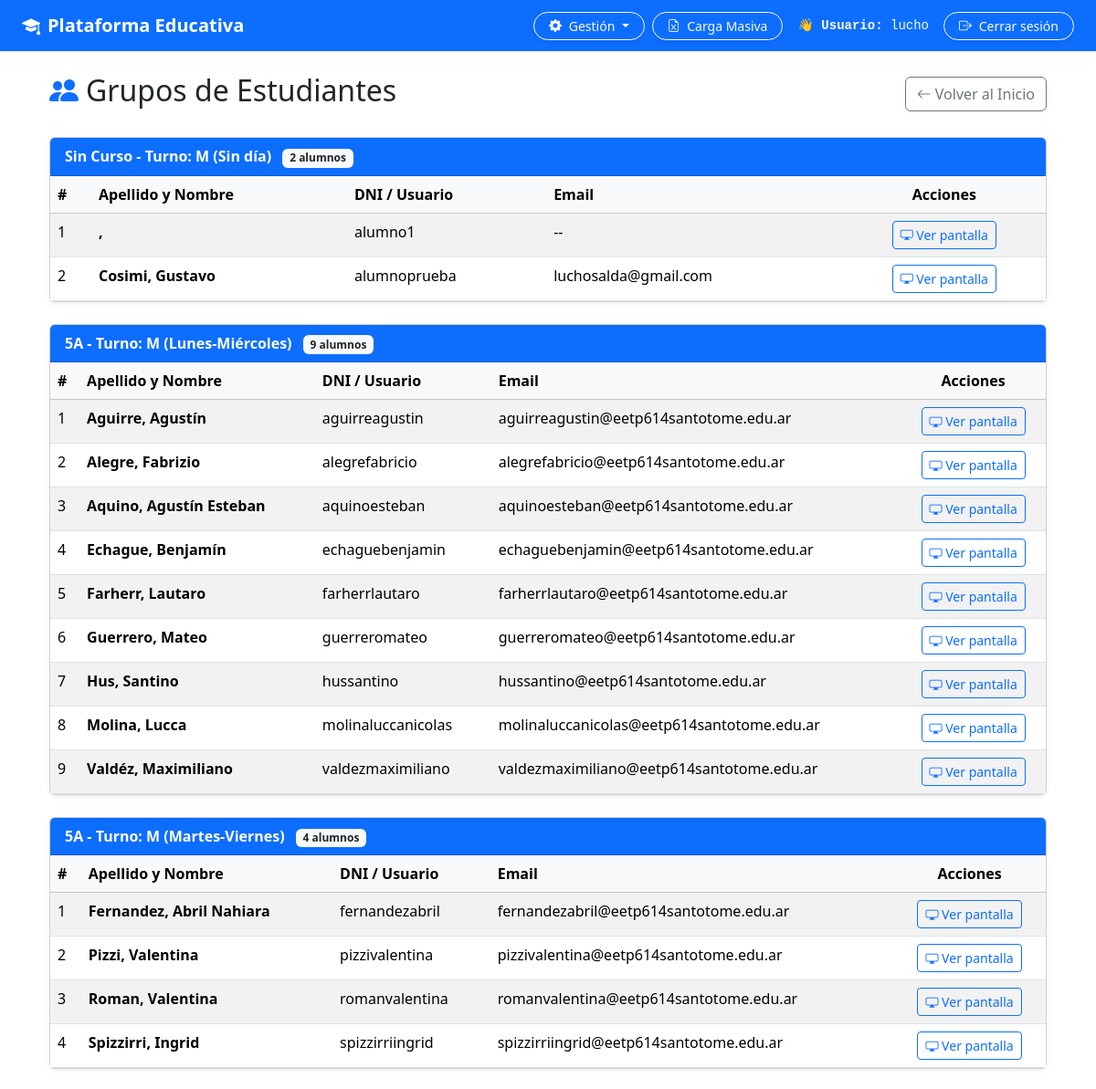
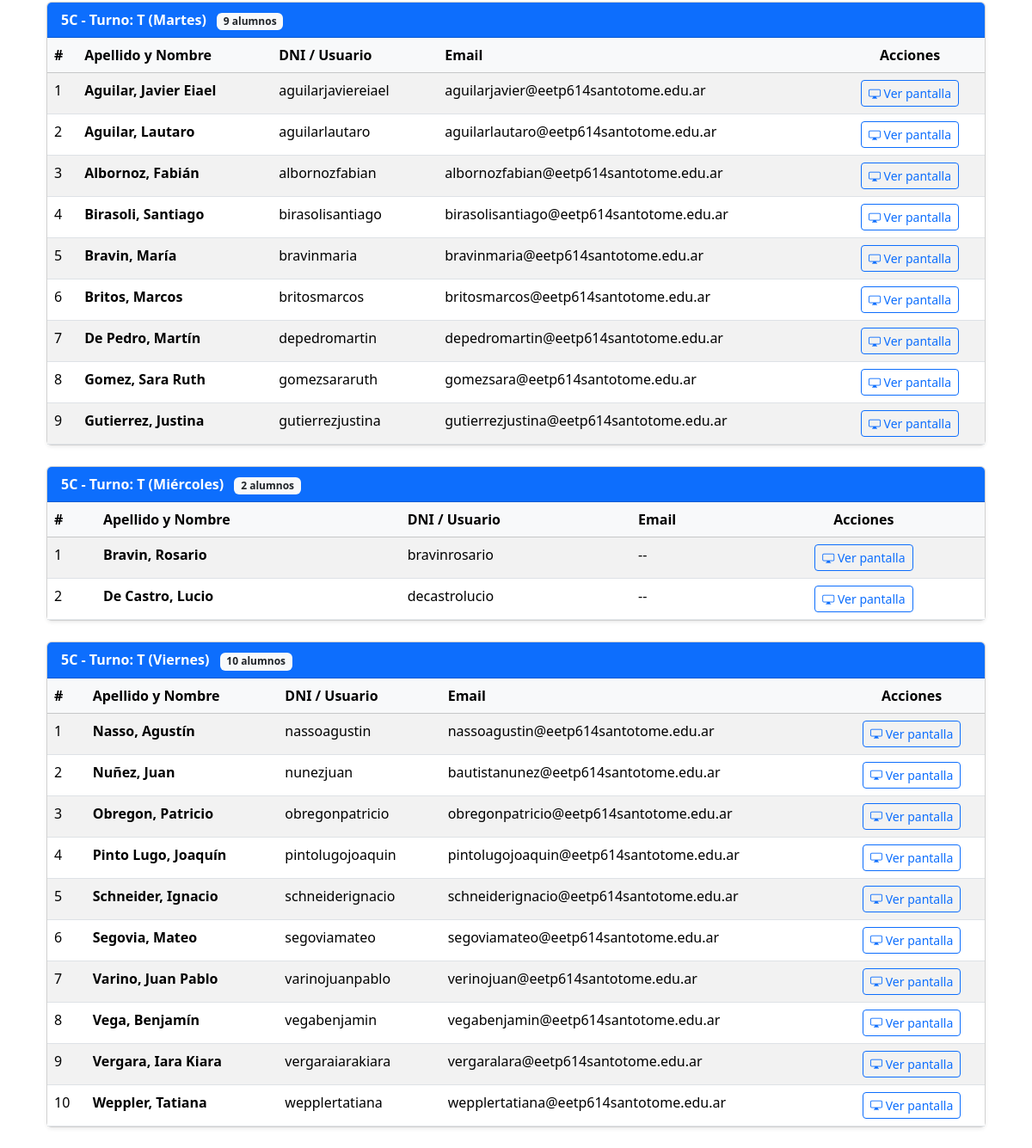
The page /gestion/grupos/ (signed in) on the database its author committed (2 pictures, top to bottom).
### usuarios/models.py (models this page shows, shortened)
class Usuario(AbstractUser):
  TURNOS = [
      ('M', 'Mañana'),
      ('T', 'Tarde'),
      ('N', 'Noche'),
  ]
  dni = models.CharField(max_length=20, unique=True, null=True, blank=True)
  curso = models.CharField(
      max_length=100,
      blank=True,
      null=True,
      help_text='Ejemplo: 5A, 5C, 6to 1ra',
  )
  turno = models.CharField(
      max_length=1,
      choices=TURNOS,
      default='M',
      help_text='Turno al que pertenece el alumno (Mañana/Tarde/Noche)',
  )
  dia_cursado = models.CharField(
      max_length=50,
      blank=True,
      null=True,
      help_text='Ejemplo: Lunes, Miércoles o Lunes,Martes',
  )
  ultimo_equipo = models.CharField(
      max_length=100,
      blank=True,
      null=True,
      help_text='Nombre de la netbook o PC usada en el último inicio de sesión (ej. ALUMNO-05)',
  )
  ultima_conexion = models.DateTimeField(
      null=True,
      blank=True,
      help_text='Última fecha y hora de actividad/login registrada',
  )

### educacion/views.py (the view)
# urls.py: path('gestion/grupos/', views.ver_grupos, name='ver_grupos'),
@login_required
def ver_grupos(request):
    if not (request.user.is_staff or request.user.is_superuser):
        messages.error(request, 'No tienes permisos para acceder a esta sección.')
        return redirect('educacion:inicio')
    alumnos = Usuario.objects.filter(
        is_superuser=False, is_staff=False
    ).order_by('curso', 'turno', 'last_name', 'first_name')
    grupos = {}
    for alumno in alumnos:
        clave_grupo = f"{alumno.curso or 'Sin Curso'} - Turno: {alumno.turno or 'N/D'} ({alumno.dia_cursado or 'Sin día'})"
        if clave_grupo not in grupos:
            grupos[clave_grupo] = []
        grupos[clave_grupo].append(alumno)
    return render(request, 'educacion/ver_grupos.html', {'grupos': grupos})

### educacion/templates/educacion/ver_grupos.html
{% extends 'base.html' %}
{% block content %}
<div class="container my-4">
  <div class="d-flex justify-content-between align-items-center mb-4">
    <h2><i class="bi bi-people-fill text-primary me-2"></i>Grupos de Estudiantes</h2>
    <a href="{% url 'educacion:inicio' %}" class="btn btn-outline-secondary">
      <i class="bi bi-arrow-left"></i> Volver al Inicio
    </a>
  </div>
  {% if grupos %}
    {% for grupo, alumnos in grupos.items %}
      <div class="card shadow-sm mb-4">
        <div class="card-header bg-primary text-white fw-bold">
          {{ grupo }} <span class="badge bg-light text-dark ms-2">{{ alumnos|length }} alumnos</span>
        </div>
        <div class="card-body p-0">
          <div class="table-responsive">
            <table class="table table-hover table-striped mb-0">
              <thead class="table-light">
                <tr>
                  <th>#</th>
                  <th>Apellido y Nombre</th>
                  <th>DNI / Usuario</th>
                  <th>Email</th>
                  <th class="text-center">Acciones</th>
                </tr>
              </thead>
              <tbody>
                {% for alumno in alumnos %}
                  <tr>
                    <td>{{ forloop.counter }}</td>
                    <td><strong>{{ alumno.last_name }}, {{ alumno.first_name }}</strong></td>
                    <td>{{ alumno.username }}</td>
                    <td>{{ alumno.email|default:"--" }}</td>
                    <td class="text-center">
                      <a href="{% url 'educacion:ver_pantalla_alumno' alumno.id %}" class="btn btn-sm btn-outline-primary">
                        <i class="bi bi-display"></i> Ver pantalla
                      </a>
                    </td>
                  </tr>
                {% endfor %}
              </tbody>
            </table>
          </div>
        </div>
      </div>
    {% endfor %}
  {% else %}
    <div class="alert alert-info shadow-sm">
      <i class="bi bi-info-circle me-2"></i> No hay estudiantes registrados actualmente.
    </div>
  {% endif %}
</div>
{% endblock %}

### templates/navbar.html (shortened to what this page needs)
{% load static %}
<nav class="navbar navbar-expand-lg navbar-dark bg-primary mb-4 shadow-sm">
    <div class="container-fluid px-4">
        <a class="navbar-brand fw-bold" href="{% url 'educacion:inicio' %}">
            <i class="bi bi-mortarboard-fill me-2"></i>Plataforma Educativa
        </a>
        <div class="collapse navbar-collapse" id="navbarNav">
            <ul class="navbar-nav ms-auto align-items-center gap-2 mt-2 mt-lg-0">
                {% if user.is_authenticated %}
                    {% if user.is_staff or user.is_superuser %}
                        <li class="nav-item dropdown">
                            <a class="btn btn-outline-light btn-sm rounded-pill px-3 dropdown-toggle shadow-sm" href="#" id="gestionDropdown" role="button" data-bs-toggle="dropdown" aria-expanded="false">
                                <i class="bi bi-gear-fill me-1"></i> Gestión
                            </a>
                        </li>
                        <li class="nav-item">
                            <a class="btn btn-outline-light btn-sm rounded-pill px-3 shadow-sm" href="{% url 'cargar_usuarios_excel' %}">
                                <i class="bi bi-file-earmark-excel me-1"></i> Carga Masiva
                            </a>
                        </li>
                    {% endif %}
                    <li class="nav-item text-light font-monospace small px-2">
                        👋 <strong>Usuario:</strong> {{ user.get_full_name|default:user.username }}
                    </li>
                    <li class="nav-item">
                        <form method="post" action="{% url 'logout' %}" class="d-inline">
                            <button type="submit" class="btn btn-outline-light btn-sm rounded-pill px-3 shadow-sm">
                                <i class="bi bi-box-arrow-right me-1"></i> Cerrar sesión
                            </button>
                        </form>
                    </li>
                {% else %}
                    <li class="nav-item">
                        <a class="btn btn-light btn-sm rounded-pill px-3 shadow-sm" href="{% url 'login' %}">
                            <i class="bi bi-box-arrow-in-right me-1"></i> Iniciar sesión
                        </a>
                    </li>
                {% endif %}
            </ul>
        </div>
    </div>
</nav>

### static/css/estilos.css (style rules this page uses)
.navbar-brand { transition: 0.3s; }

### rows shown on the page
Usuario: get_full_name "lucho"
Usuario: grupo "Sin Curso - Turno: M (Sin día)", alumnos "2", username "alumno1", email "--"
Usuario: last_name "Cosimi", first_name "Gustavo", username "alumnoprueba", email "luchosalda@gmail.com"
Usuario: grupo "5A - Turno: M (Lunes-Miércoles)", alumnos "9", last_name "Aguirre", first_name "Agustín", username "aguirreagustin", email "aguirreagustin@eetp614santotome.edu.ar"
Usuario: last_name "Alegre", first_name "Fabrizio", username "alegrefabricio", email "alegrefabricio@eetp614santotome.edu.ar"
Usuario: last_name "Aquino", first_name "Agustín Esteban", username "aquinoesteban", email "aquinoesteban@eetp614santotome.edu.ar"
Usuario: last_name "Echague", first_name "Benjamín", username "echaguebenjamin", email "echaguebenjamin@eetp614santotome.edu.ar"
Usuario: last_name "Farherr", first_name "Lautaro", username "farherrlautaro", email "farherrlautaro@eetp614santotome.edu.ar"
Usuario: last_name "Guerrero", first_name "Mateo", username "guerreromateo", email "guerreromateo@eetp614santotome.edu.ar"
Usuario: last_name "Hus", first_name "Santino", username "hussantino", email "hussantino@eetp614santotome.edu.ar"
Usuario: last_name "Molina", first_name "Lucca", username "molinaluccanicolas", email "molinaluccanicolas@eetp614santotome.edu.ar"
Usuario: last_name "Valdéz", first_name "Maximiliano", username "valdezmaximiliano", email "valdezmaximiliano@eetp614santotome.edu.ar"
Usuario: grupo "5A - Turno: M (Martes-Viernes)", alumnos "4", last_name "Fernandez", first_name "Abril Nahiara", username "fernandezabril", email "fernandezabril@eetp614santotome.edu.ar"
Usuario: last_name "Pizzi", first_name "Valentina", username "pizzivalentina", email "pizzivalentina@eetp614santotome.edu.ar"
Usuario: last_name "Roman", first_name "Valentina", username "romanvalentina", email "romanvalentina@eetp614santotome.edu.ar"
Usuario: last_name "Spizzirri", first_name "Ingrid", username "spizzirriingrid", email "spizzirriingrid@eetp614santotome.edu.ar"
Usuario: grupo "5C - Turno: T (Martes)", alumnos "9", last_name "Aguilar", first_name "Javier Eiael", username "aguilarjaviereiael", email "aguilarjavier@eetp614santotome.edu.ar"
Usuario: last_name "Aguilar", first_name "Lautaro", username "aguilarlautaro", email "aguilarlautaro@eetp614santotome.edu.ar"
Usuario: last_name "Albornoz", first_name "Fabián", username "albornozfabian", email "albornozfabian@eetp614santotome.edu.ar"
Usuario: last_name "Birasoli", first_name "Santiago", username "birasolisantiago", email "birasolisantiago@eetp614santotome.edu.ar"
Usuario: last_name "Bravin", first_name "María", username "bravinmaria", email "bravinmaria@eetp614santotome.edu.ar"
Usuario: last_name "Britos", first_name "Marcos", username "britosmarcos", email "britosmarcos@eetp614santotome.edu.ar"
Usuario: last_name "De Pedro", first_name "Martín", username "depedromartin", email "depedromartin@eetp614santotome.edu.ar"
Usuario: last_name "Gomez", first_name "Sara Ruth", username "gomezsararuth", email "gomezsara@eetp614santotome.edu.ar"
Usuario: last_name "Gutierrez", first_name "Justina", username "gutierrezjustina", email "gutierrezjustina@eetp614santotome.edu.ar"
Usuario: grupo "5C - Turno: T (Miércoles)", alumnos "2", last_name "Bravin", first_name "Rosario", username "bravinrosario", email "--"
Usuario: last_name "De Castro", first_name "Lucio", username "decastrolucio", email "--"
Usuario: grupo "5C - Turno: T (Viernes)", alumnos "10", last_name "Nasso", first_name "Agustín", username "nassoagustin", email "nassoagustin@eetp614santotome.edu.ar"
Usuario: last_name "Nuñez", first_name "Juan", username "nunezjuan", email "bautistanunez@eetp614santotome.edu.ar"
Usuario: last_name "Obregon", first_name "Patricio", username "obregonpatricio", email "obregonpatricio@eetp614santotome.edu.ar"
Usuario: last_name "Pinto Lugo", first_name "Joaquín", username "pintolugojoaquin", email "pintolugojoaquin@eetp614santotome.edu.ar"
Usuario: last_name "Schneider", first_name "Ignacio", username "schneiderignacio", email "schneiderignacio@eetp614santotome.edu.ar"
Usuario: last_name "Segovia", first_name "Mateo", username "segoviamateo", email "segoviamateo@eetp614santotome.edu.ar"
Usuario: last_name "Varino", first_name "Juan Pablo", username "varinojuanpablo", email "verinojuan@eetp614santotome.edu.ar"
Usuario: last_name "Vega", first_name "Benjamín", username "vegabenjamin", email "vegabenjamin@eetp614santotome.edu.ar"
Usuario: last_name "Vergara", first_name "Iara Kiara", username "vergaraiarakiara", email "vergaralara@eetp614santotome.edu.ar"
Usuario: last_name "Weppler", first_name "Tatiana", username "wepplertatiana", email "wepplertatiana@eetp614santotome.edu.ar"
